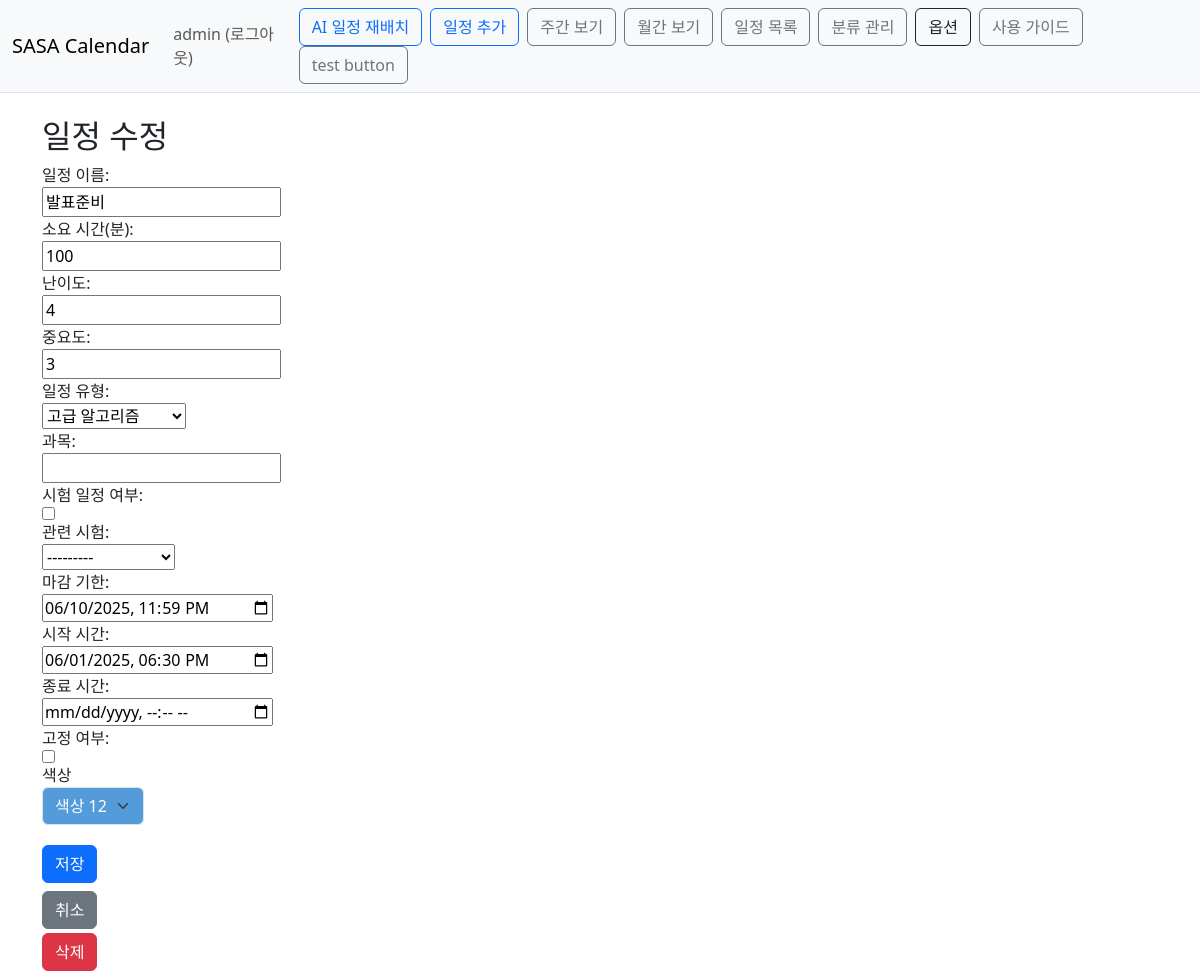
Page /calendar/schedule/22/edit/ (signed in) on the earlier database version.
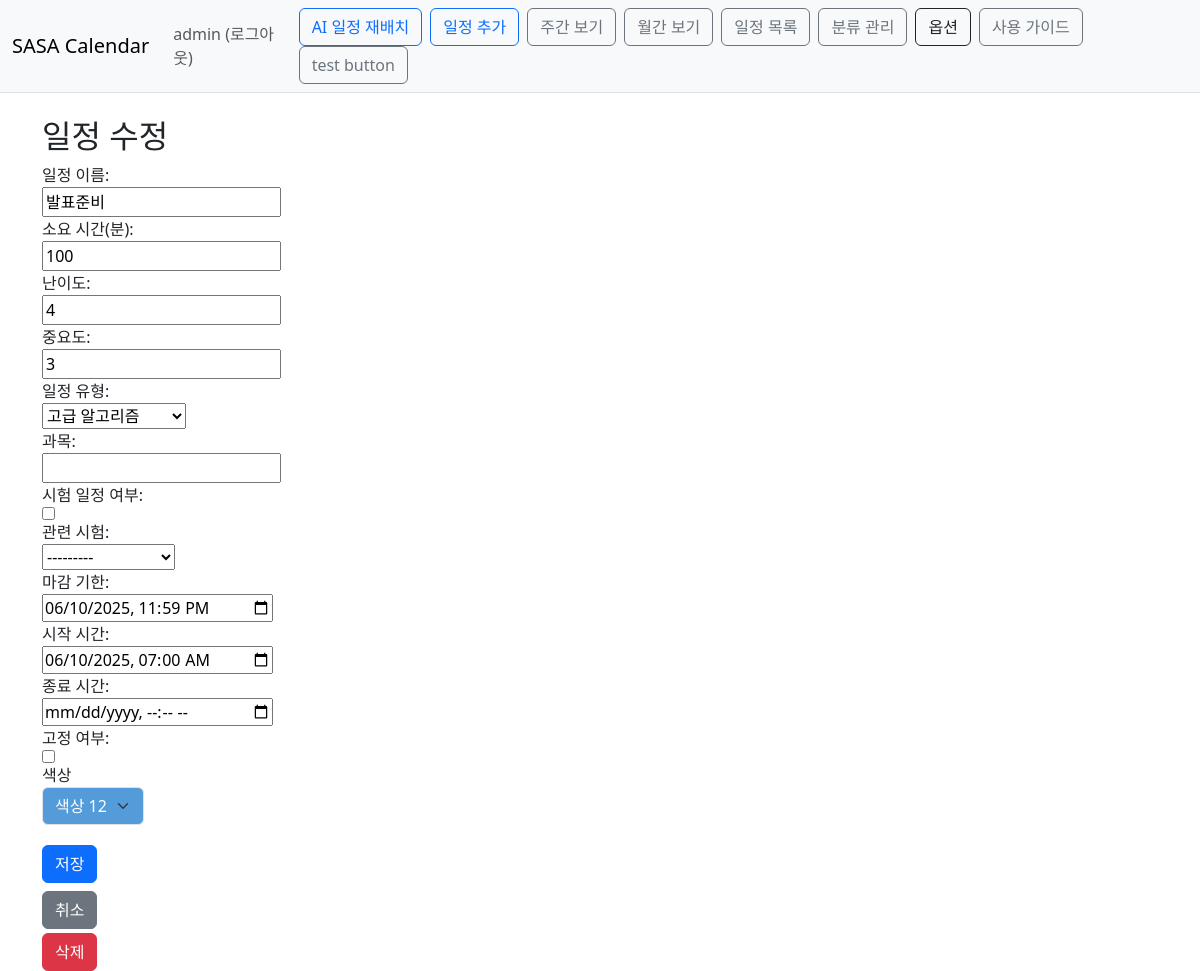
Same page on the later database version.
### Calendar/models.py (models this page shows, shortened)
class Schedule(models.Model):
    owner=models.ForeignKey(User, on_delete=models.CASCADE)
    task_name=models.CharField(max_length=50)
    duration_minutes=models.IntegerField(null=True, blank=True)
    difficulty=models.IntegerField(null=True, blank=True)
    importance=models.IntegerField(null=True, blank=True)
    task_type = models.ForeignKey('ScheduleType', null=True, blank=True, on_delete=models.SET_NULL)
    subject=models.CharField(max_length=50, blank=True)
    is_exam_task=models.BooleanField(default=False)
    deadline=models.DateTimeField(null=True ,blank=True)
    start_time=models.DateTimeField(null=True ,blank=True)
    end_time=models.DateTimeField(null=True ,blank=True)
    is_fixed=models.BooleanField(default=False)
    exam=models.ForeignKey('self',default=None, on_delete=models.SET_DEFAULT, null=True ,blank=True)
    color = models.CharField(max_length=7, blank=True, default='#6c8df5')
    is_done = models.BooleanField(default=False)
    def __str__(self):
        return f"{self.task_name}({self.owner})"

### Calendar/views.py (the view)
# urls.py: path('schedule/<int:pk>/edit/', views.schedule_edit, name='schedule_edit'),
@login_required(login_url='common:login')
def schedule_edit(request, pk):
    schedule = get_object_or_404(Schedule, pk=pk, owner=request.user)
    next_url = request.GET.get('next') or request.POST.get('next')  # GET/POST 모두 대응
    if request.method == 'POST':
        form = ScheduleForm(request.POST, instance=schedule, owner=request.user)
        if form.is_valid():
            form.save()
            if next_url and url_has_allowed_host_and_scheme(next_url, allowed_hosts={request.get_host()}):
                return redirect(next_url)
            return redirect('calendar:index')
    else:
        form = ScheduleForm(instance=schedule, owner=request.user)
    return render(request, 'calendar/schedule_form.html', {
        'form': form,
        'is_edit': True,
        'next': next_url,
        'id': pk,
    })

### Calendar/models.py (called while the page is built)
    def __str__(self):
        return f"{self.name}"

### templates/calendar/schedule_form.html (shortened to what this page needs)
{% extends 'base.html' %}
{% block content %}
<div class="container mt-4">
    <h2>{{ is_edit|yesno:"일정 수정,일정 추가" }}</h2>
    <form method="post" class="d-flex flex-column align-items-start">
        {{ form.task_name.label_tag }} {{ form.task_name }}
        {{ form.duration_minutes.label_tag }} {{ form.duration_minutes }}
        {{ form.difficulty.label_tag }} {{ form.difficulty }}
        {{ form.importance.label_tag }} {{ form.importance }}
        {{ form.task_type.label_tag }} {{ form.task_type }}
        {{ form.subject.label_tag }} {{ form.subject }}
        {{ form.is_exam_task.label_tag }} {{ form.is_exam_task }}
        {{ form.exam.label_tag }} {{ form.exam }}
        {{ form.deadline.label_tag }} {{ form.deadline }}
        {{ form.start_time.label_tag }} {{ form.start_time }}
        {{ form.end_time.label_tag }} {{ form.end_time }}
        {{ form.is_fixed.label_tag }} {{ form.is_fixed }}
        <div class="mb-3">
            <label for="id_color">색상</label>
            <select name="color" id="id_color" class="form-select">
                {% for code, label in form.fields.color.choices %}
                    <option value="{{ code }}"
                        {% if form.initial.color == code or form.data.color == code %}selected{% endif %}
                        style="background-color: {{ code }}; color: {% if code in '#D9D96D,#D9C56D,#D9B86D,#D9A46D,#D98C6D' %}#000{% else %}#fff{% endif %};">
                        {{ label }}
                    </option>
                {% endfor %}
            </select>
        </div>
        <button type="submit" class="btn btn-primary my-1">저장</button>
        <a href="{% url 'calendar:index' %}" class="btn btn-secondary my-1">취소</a>
        {% if is_edit %}
        <a href="{% url 'calendar:schedule_delete' id %}" class="btn btn-danger">삭제</a>
        {% endif %}
    </form>
</div>
{% endblock %}

Differences in the rows shown:
changed Schedule "발표준비": start_time "06/01/2025 18:30" → "06/10/2025 07:00"
